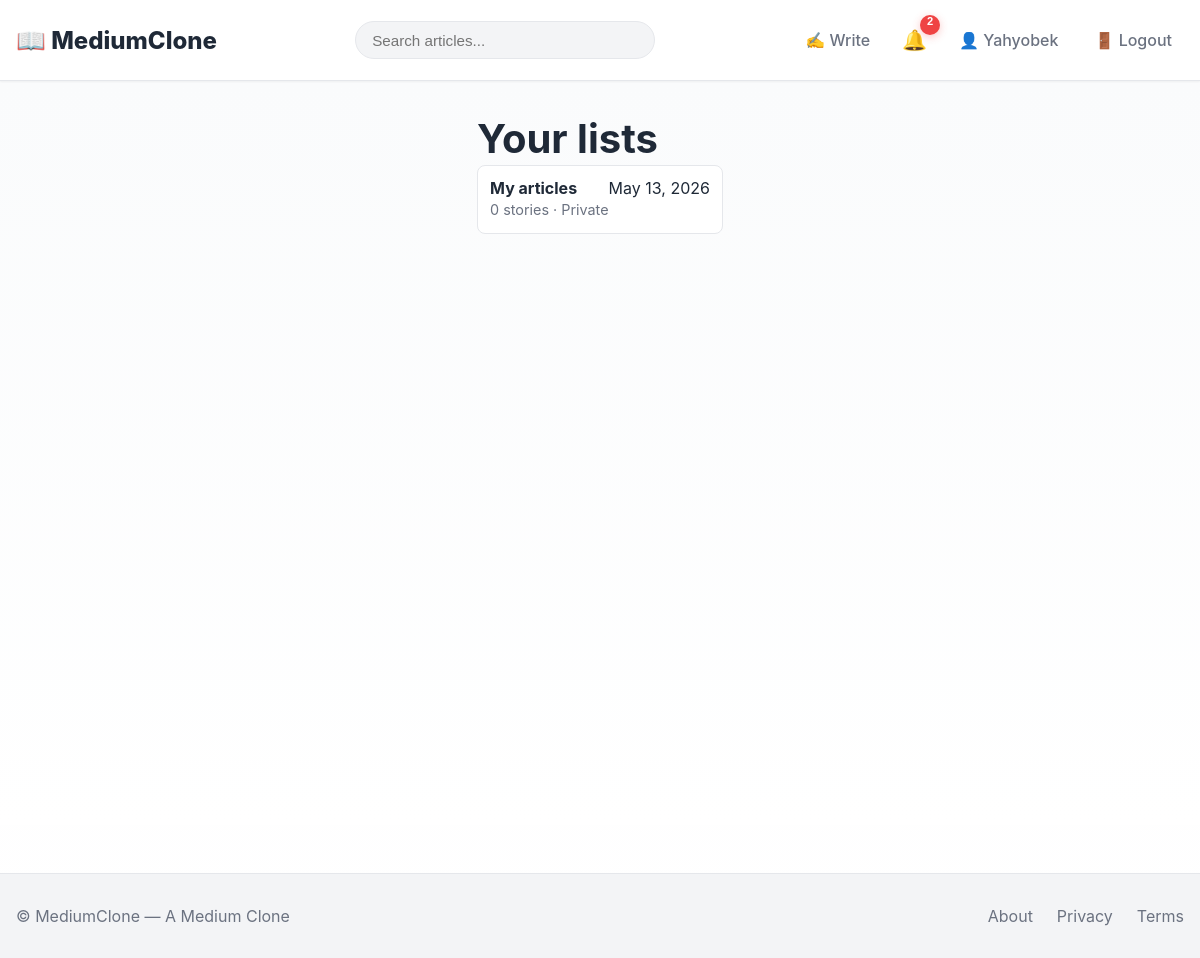
Page /interactions/lists/ (signed in) on the committed database.
### accounts/models.py (models this page shows, shortened)
class CustomUser(AbstractUser):
    bio = models.TextField(blank=True)
    avatar = models.ImageField(upload_to="avatars/", blank=True, null=True)
    website = models.URLField(blank=True)

### interactions/models.py (models this page shows, shortened)
class ReadingList(models.Model):
    user = models.ForeignKey(settings.AUTH_USER_MODEL, on_delete=models.CASCADE, related_name="reading_lists")
    name = models.CharField(max_length=150)
    slug = models.SlugField(max_length=180, blank=True)
    description = models.TextField(blank=True)
    is_private = models.BooleanField(default=True)
    created_at = models.DateTimeField(auto_now_add=True)
    class Meta:
        unique_together = ("user", "name")
        ordering = ["-created_at"]

### interactions/views.py (the view)
# urls.py: path("lists/", views.lists_view, name="lists"),
@login_required
def lists_view(request):
    lists = request.user.reading_lists.prefetch_related("items__article__author").all()
    return render(request, "interactions/lists.html", {"lists": lists})

### interactions/templates/interactions/lists.html
{% extends "core/base.html" %}
{% block content %}
<div class="container" style="max-width:900px;margin:2rem auto">
  <h1>Your lists</h1>
  {% if lists %}
    <div style="display:flex;flex-direction:column;gap:.75rem">
      {% for l in lists %}
        <a href="{% url 'interactions:reading-list-detail' l.id %}" class="card" style="display:flex;justify-content:space-between;padding:.75rem;text-decoration:none;color:inherit;">
          <div>
            <strong>{{ l.name }}</strong>
            <p class="hint">{{ l.items.count }} stories · {% if l.is_private %}Private{% else %}Public{% endif %}</p>
          </div>
          <div>{{ l.created_at|date:"M j, Y" }}</div>
        </a>
      {% endfor %}
    </div>
  {% else %}
    <div class="card" style="padding:1rem">
      <p>No lists found. Create a list to organize your saved stories.</p>
    </div>
  {% endif %}
</div>
{% endblock %}

### core/templates/core/base.html (shortened to what this page needs)
<!doctype html>
{% load static %}
<html lang="en">
<head>
  <link rel="stylesheet" href="{% static 'css/main.css' %}">
  <link href="https://cdn.quilljs.com/1.3.7/quill.snow.css" rel="stylesheet">
</head>
<body>
  <header class="site-header">
    <div class="header-inner">
      <a class="brand" href="{% url 'core:home' %}">📖 MediumClone</a>
      <form class="search-form" method="get" action="{% url 'articles:list' %}">
        <input name="q" type="search" placeholder="Search articles..." value="{{ request.GET.q|default:'' }}" aria-label="Search">
      </form>
      <nav class="nav">
        {% if user.is_authenticated %}
          <a class="nav-link" href="{% url 'articles:create' %}">✍️ Write</a>
          <div class="notifications-dropdown">
            <button id="notifications-btn" title="Notifications">
              🔔
              <span id="notif-badge" class="badge" style="display:none">0</span>
            </button>
          </div>
          <a class="nav-link" href="{% url 'accounts:profile' user.username %}">👤 {{ user.username }}</a>
          <a class="nav-link" href="{% url 'accounts:logout' %}">🚪 Logout</a>
        {% else %}
          <a class="nav-link" href="{% url 'accounts:login' %}">Log in</a>
          <a class="nav-link btn-signup" href="{% url 'accounts:signup' %}">Get started</a>
        {% endif %}
      </nav>
    </div>
  </header>
  <main class="main">
    {% block content %}{% endblock %}
  </main>
  <footer class="site-footer">
    <div class="footer-inner">
      <div>© {{ now|date:"Y" }} MediumClone — A Medium Clone</div>
      <div class="foot-links">
        <a href="{% url 'core:intro' %}">About</a>
        <a href="#">Privacy</a>
        <a href="#">Terms</a>
      </div>
    </div>
  </footer>
</body>
</html>

### static/css/main.css (style rules this page uses)
:root { --max-width: 1200px; --feed-width: 680px; --sidebar-width: 280px; --muted: #6b7280; --bg: #ffffff; --accent: #0b7285; --accent-2: #0b5f6b; --card: #ffffff; --soft: #f3f4f6; --shadow-sm: 0 1px 2px rgba(0, 0, 0, 0.05); --shadow-md: 0 4px 6px rgba(0, 0, 0, 0.07); --shadow-lg: 0 10px 25px rgba(0, 0, 0, 0.1); --radius: 8px; --text: #1f2937; --border: #e5e7eb; --transition: all 0.2s ease; }
* { box-sizing: border-box; }
html, body { height: 100%; margin: 0; padding: 0; }
body { font-family: "SF Pro Display", -apple-system, BlinkMacSystemFont, "Segoe UI", Roboto, "Helvetica Neue", Arial, sans-serif; background: linear-gradient(180deg, #fafbfc 0%, #ffffff 100%); color: var(--text); -webkit-font-smoothing: antialiased; -moz-osx-font-smoothing: grayscale; }
h1, h2, h3, h4, h5, h6 { margin: 0; font-weight: 700; line-height: 1.3; }
h1 { font-size: 2.5rem; }
p { margin: 0; line-height: 1.6; }
a { color: var(--accent); text-decoration: none; transition: var(--transition); }
.container { max-width: var(--max-width); margin: 0 auto; padding: 0 1rem; }
.hint { color: var(--muted); font-size: 0.9rem; }
.site-header { background: rgba(255, 255, 255, 0.95); backdrop-filter: blur(10px); border-bottom: 1px solid var(--border); padding: 0.75rem 0; position: sticky; top: 0; z-index: 100; box-shadow: var(--shadow-sm); }
.header-inner { max-width: var(--max-width); margin: 0 auto; padding: 0 1rem; display: flex; align-items: center; gap: 1.5rem; justify-content: space-between; height: 56px; }
.brand { font-weight: 800; font-size: 1.5rem; color: var(--text); white-space: nowrap; flex-shrink: 0; }
.search-form { flex: 1; max-width: 300px; }
.search-form input { width: 100%; padding: 0.6rem 1rem; border-radius: 999px; border: 1px solid var(--border); background: var(--soft); outline: none; transition: var(--transition); font-size: 0.95rem; }
.nav { display: flex; gap: 0.75rem; align-items: center; }
.nav-link { color: var(--muted); text-decoration: none; padding: 0.5rem 0.75rem; border-radius: var(--radius); font-weight: 500; transition: var(--transition); }
.notifications-dropdown { position: relative; }
#notifications-btn { position: relative; background: transparent; border: none; font-size: 1.25rem; cursor: pointer; padding: 0.5rem; }
.badge { position: absolute; top: -5px; right: -5px; background: #ef4444; color: white; border-radius: 50%; width: 20px; height: 20px; display: flex; align-items: center; justify-content: center; font-size: 0.7rem; font-weight: 700; box-shadow: 0 2px 8px rgba(239, 68, 68, 0.3); }
.main { display: flex; min-height: calc(100vh - 56px); background: linear-gradient(180deg, #fafbfc 0%, #ffffff 100%); }
.card { background: var(--card); border: 1px solid var(--border); border-radius: var(--radius); transition: var(--transition); }
.site-footer { padding: 2rem 0; margin-top: 3rem; border-top: 1px solid var(--border); background: var(--soft); }
.footer-inner { max-width: var(--max-width); margin: 0 auto; padding: 0 1rem; display: flex; justify-content: space-between; align-items: center; color: var(--muted); }
.foot-links { display: flex; gap: 1.5rem; }
.foot-links a { color: var(--muted); text-decoration: none; }

### rows in the picture
CustomUser: username "Yahyobek"
ReadingList: name "My articles", items.count "0", is_private "Private", created_at "May 13, 2026"
